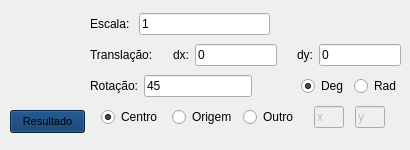
<?xml version="1.0" encoding="UTF-8"?>
<ui version="4.0">
 <class>Form</class>
 <widget class="QWidget" name="Form">
  <property name="geometry">
   <rect>
    <x>0</x>
    <y>0</y>
    <width>410</width>
    <height>150</height>
   </rect>
  </property>
  <property name="minimumSize">
   <size>
    <width>410</width>
    <height>150</height>
   </size>
  </property>
  <property name="maximumSize">
   <size>
    <width>420</width>
    <height>180</height>
   </size>
  </property>
  <property name="windowTitle">
   <string>Form</string>
  </property>
  <property name="styleSheet">
   <string notr="true"/>
  </property>
  <widget class="QPushButton" name="pushButton">
   <property name="geometry">
    <rect>
     <x>10</x>
     <y>110</y>
     <width>75</width>
     <height>23</height>
    </rect>
   </property>
   <property name="font">
    <font>
     <family>MS Shell Dlg 2</family>
     <pointsize>8</pointsize>
     <weight>9</weight>
     <italic>false</italic>
     <bold>false</bold>
    </font>
   </property>
   <property name="autoFillBackground">
    <bool>false</bool>
   </property>
   <property name="styleSheet">
    <string notr="true">background-color: rgb(0, 50, 100);
font: 75 8pt &quot;MS Shell Dlg 2&quot;;</string>
   </property>
   <property name="text">
    <string>Resultado</string>
   </property>
  </widget>
  <widget class="QWidget" name="verticalLayoutWidget">
   <property name="geometry">
    <rect>
     <x>90</x>
     <y>10</y>
     <width>311</width>
     <height>121</height>
    </rect>
   </property>
   <layout class="QVBoxLayout" name="verticalLayout">
    <item>
     <layout class="QHBoxLayout" name="horizontalLayout_4">
      <item>
       <widget class="QLabel" name="label">
        <property name="text">
         <string>Escala: </string>
        </property>
       </widget>
      </item>
      <item>
       <widget class="QLineEdit" name="lineEdit_escala">
        <property name="statusTip">
         <string>float</string>
        </property>
        <property name="text">
         <string>1</string>
        </property>
       </widget>
      </item>
      <item>
       <spacer name="horizontalSpacer">
        <property name="orientation">
         <enum>Qt::Horizontal</enum>
        </property>
        <property name="sizeHint" stdset="0">
         <size>
          <width>40</width>
          <height>20</height>
         </size>
        </property>
       </spacer>
      </item>
     </layout>
    </item>
    <item>
     <layout class="QHBoxLayout" name="horizontalLayout_3">
      <item>
       <widget class="QLabel" name="label_2">
        <property name="text">
         <string>Translação:</string>
        </property>
       </widget>
      </item>
      <item>
       <spacer name="horizontalSpacer_3">
        <property name="orientation">
         <enum>Qt::Horizontal</enum>
        </property>
        <property name="sizeHint" stdset="0">
         <size>
          <width>40</width>
          <height>20</height>
         </size>
        </property>
       </spacer>
      </item>
      <item>
       <widget class="QLabel" name="label_4">
        <property name="text">
         <string>dx:</string>
        </property>
       </widget>
      </item>
      <item>
       <widget class="QLineEdit" name="lineEdit_dx">
        <property name="statusTip">
         <string>int</string>
        </property>
        <property name="text">
         <string>0</string>
        </property>
       </widget>
      </item>
      <item>
       <spacer name="horizontalSpacer_2">
        <property name="orientation">
         <enum>Qt::Horizontal</enum>
        </property>
        <property name="sizeHint" stdset="0">
         <size>
          <width>40</width>
          <height>20</height>
         </size>
        </property>
       </spacer>
      </item>
      <item>
       <widget class="QLabel" name="label_5">
        <property name="text">
         <string>dy:</string>
        </property>
       </widget>
      </item>
      <item>
       <widget class="QLineEdit" name="lineEdit_dy">
        <property name="statusTip">
         <string>int</string>
        </property>
        <property name="text">
         <string>0</string>
        </property>
       </widget>
      </item>
     </layout>
    </item>
    <item>
     <layout class="QHBoxLayout" name="horizontalLayout">
      <item>
       <widget class="QLabel" name="label_3">
        <property name="text">
         <string>Rotação:</string>
        </property>
       </widget>
      </item>
      <item>
       <widget class="QLineEdit" name="lineEdit_3">
        <property name="statusTip">
         <string>float</string>
        </property>
        <property name="text">
         <string>45</string>
        </property>
       </widget>
      </item>
      <item>
       <spacer name="horizontalSpacer_4">
        <property name="orientation">
         <enum>Qt::Horizontal</enum>
        </property>
        <property name="sizeHint" stdset="0">
         <size>
          <width>40</width>
          <height>20</height>
         </size>
        </property>
       </spacer>
      </item>
      <item>
       <widget class="QRadioButton" name="radioButton_deg">
        <property name="text">
         <string>Deg</string>
        </property>
        <property name="checked">
         <bool>true</bool>
        </property>
        <attribute name="buttonGroup">
         <string notr="true">buttonGroup_3</string>
        </attribute>
       </widget>
      </item>
      <item>
       <widget class="QRadioButton" name="radioButton_rad">
        <property name="text">
         <string>Rad</string>
        </property>
        <attribute name="buttonGroup">
         <string notr="true">buttonGroup_3</string>
        </attribute>
       </widget>
      </item>
     </layout>
    </item>
    <item>
     <layout class="QHBoxLayout" name="horizontalLayout_2" stretch="1,1,1,2,2">
      <property name="spacing">
       <number>0</number>
      </property>
      <property name="sizeConstraint">
       <enum>QLayout::SetMinimumSize</enum>
      </property>
      <item>
       <widget class="QRadioButton" name="radioButton_centro">
        <property name="maximumSize">
         <size>
          <width>60</width>
          <height>16777215</height>
         </size>
        </property>
        <property name="text">
         <string>Centro</string>
        </property>
        <property name="checked">
         <bool>true</bool>
        </property>
        <attribute name="buttonGroup">
         <string notr="true">buttonGroup_2</string>
        </attribute>
       </widget>
      </item>
      <item>
       <widget class="QRadioButton" name="radioButton_origem">
        <property name="maximumSize">
         <size>
          <width>60</width>
          <height>16777215</height>
         </size>
        </property>
        <property name="text">
         <string>Origem</string>
        </property>
        <attribute name="buttonGroup">
         <string notr="true">buttonGroup_2</string>
        </attribute>
       </widget>
      </item>
      <item>
       <widget class="QRadioButton" name="radioButton_outro">
        <property name="maximumSize">
         <size>
          <width>60</width>
          <height>16777215</height>
         </size>
        </property>
        <property name="text">
         <string>Outro</string>
        </property>
        <attribute name="buttonGroup">
         <string notr="true">buttonGroup_2</string>
        </attribute>
       </widget>
      </item>
      <item>
       <widget class="QLineEdit" name="lineEdit_cx">
        <property name="enabled">
         <bool>false</bool>
        </property>
        <property name="sizePolicy">
         <sizepolicy hsizetype="Fixed" vsizetype="Fixed">
          <horstretch>0</horstretch>
          <verstretch>0</verstretch>
         </sizepolicy>
        </property>
        <property name="minimumSize">
         <size>
          <width>30</width>
          <height>0</height>
         </size>
        </property>
        <property name="maximumSize">
         <size>
          <width>30</width>
          <height>16777215</height>
         </size>
        </property>
        <property name="statusTip">
         <string>int</string>
        </property>
        <property name="text">
         <string>x</string>
        </property>
       </widget>
      </item>
      <item>
       <widget class="QLineEdit" name="lineEdit_cy">
        <property name="enabled">
         <bool>false</bool>
        </property>
        <property name="sizePolicy">
         <sizepolicy hsizetype="Minimum" vsizetype="Fixed">
          <horstretch>0</horstretch>
          <verstretch>0</verstretch>
         </sizepolicy>
        </property>
        <property name="minimumSize">
         <size>
          <width>30</width>
          <height>0</height>
         </size>
        </property>
        <property name="maximumSize">
         <size>
          <width>30</width>
          <height>16777215</height>
         </size>
        </property>
        <property name="statusTip">
         <string>int</string>
        </property>
        <property name="text">
         <string>y</string>
        </property>
       </widget>
      </item>
     </layout>
    </item>
   </layout>
  </widget>
 </widget>
 <resources/>
 <connections>
  <connection>
   <sender>radioButton_outro</sender>
   <signal>toggled(bool)</signal>
   <receiver>lineEdit_cx</receiver>
   <slot>setEnabled(bool)</slot>
   <hints>
    <hint type="sourcelabel">
     <x>274</x>
     <y>117</y>
    </hint>
    <hint type="destinationlabel">
     <x>330</x>
     <y>116</y>
    </hint>
   </hints>
  </connection>
  <connection>
   <sender>radioButton_outro</sender>
   <signal>toggled(bool)</signal>
   <receiver>lineEdit_cy</receiver>
   <slot>setEnabled(bool)</slot>
   <hints>
    <hint type="sourcelabel">
     <x>274</x>
     <y>117</y>
    </hint>
    <hint type="destinationlabel">
     <x>371</x>
     <y>116</y>
    </hint>
   </hints>
  </connection>
 </connections>
 <buttongroups>
  <buttongroup name="buttonGroup"/>
  <buttongroup name="buttonGroup_2"/>
  <buttongroup name="buttonGroup_3"/>
 </buttongroups>
</ui>
